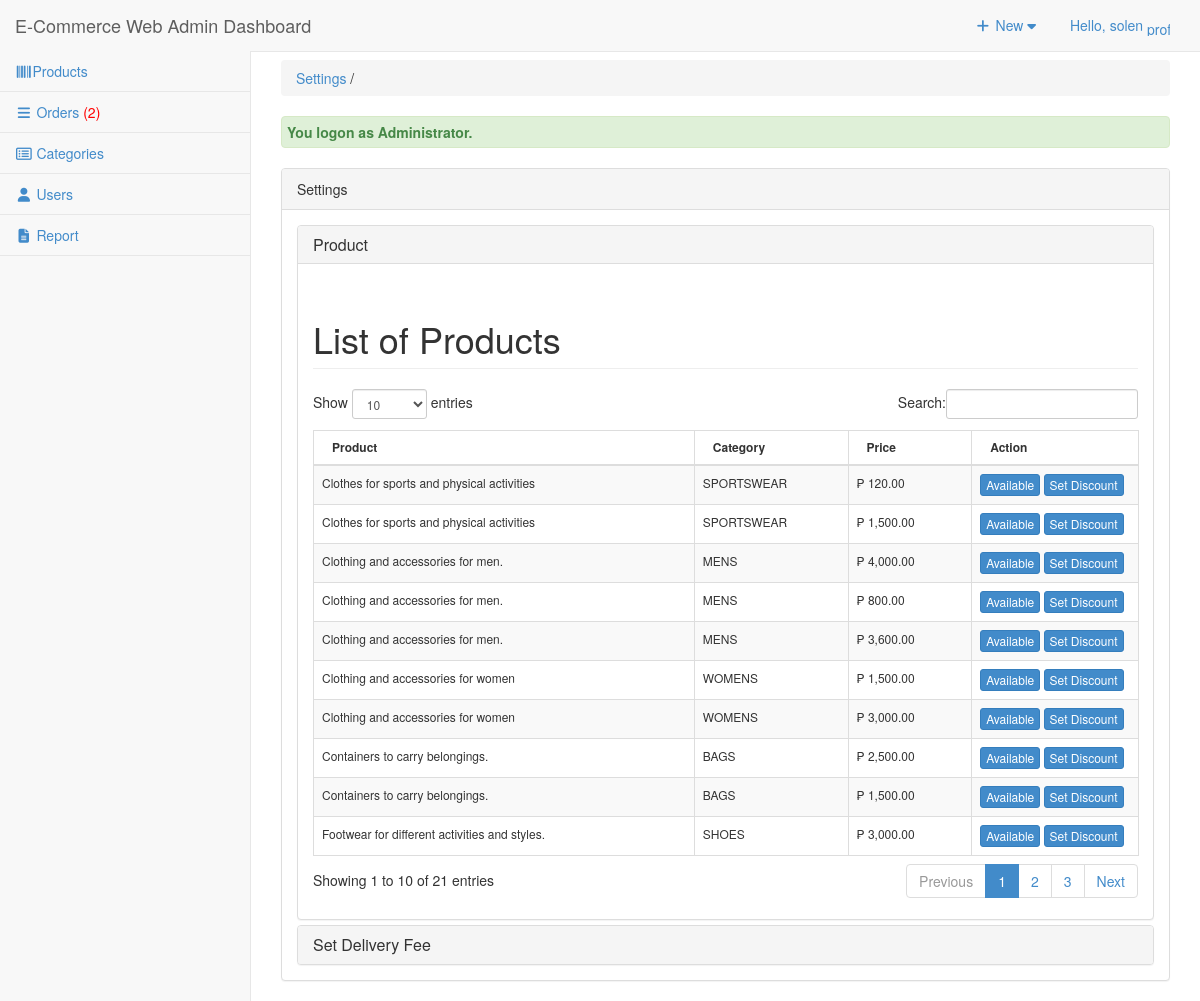
Page /admin/settings/index.php (signed in) on the committed database.
### tables this page shows
CREATE TABLE `tblpromopro` (
  `PROMOID` int(11) NOT NULL,
  `PROID` int(11) NOT NULL,
  `PRODISCOUNT` double NOT NULL,
  `PRODISPRICE` double NOT NULL,
  `PROBANNER` tinyint(4) NOT NULL,
  `PRONEW` tinyint(4) NOT NULL
);

CREATE TABLE `tblproduct` (
  `PROID` int(11) NOT NULL,
  `PRODESC` varchar(255) DEFAULT NULL,
  `INGREDIENTS` varchar(255) NOT NULL,
  `PROQTY` int(11) DEFAULT NULL,
  `ORIGINALPRICE` double NOT NULL,
  `PROPRICE` double DEFAULT NULL,
  `CATEGID` int(11) DEFAULT NULL,
  `IMAGES` varchar(255) DEFAULT NULL,
  `PROSTATS` varchar(30) DEFAULT NULL,
  `OWNERNAME` varchar(90) NOT NULL,
  `OWNERPHONE` varchar(90) NOT NULL
);

CREATE TABLE `tblcategory` (
  `CATEGID` int(11) NOT NULL,
  `CATEGORIES` varchar(255) NOT NULL,
  `USERID` int(11) NOT NULL
);

### admin/settings/index.php (called while the page is built, shortened)
<?php
require_once ("../theme/templates.php");
?>

### include/database.php (called while the page is built, shortened)
<?php
class Database {
    public $pdo;
    public $last_query;
    public function open_connection() {
        try {
            $dsn = "mysql:host=" . server . ";dbname=" . database_name . ";charset=utf8";
            $this->pdo = new PDO($dsn, user, pass, [
                PDO::ATTR_ERRMODE => PDO::ERRMODE_EXCEPTION,
                PDO::ATTR_DEFAULT_FETCH_MODE => PDO::FETCH_OBJ
            ]);
        } catch (PDOException $e) {
            echo "Problem in database connection! Contact administrator!<br>";
            echo $e->getMessage();
            exit();
        }
    }
    public function setQuery($sql='') {
        $this->last_query = $sql;
    }
    public function executeQuery($params = []) {
        try {
            $stmt = $this->pdo->prepare($this->last_query);
            $stmt->execute($params);
            return $stmt;
        } catch (PDOException $e) {
            $this->error_no = $e->getCode();
            $this->error_msg = $e->getMessage();
            return false;
        }
    }
public function loadResultList($key='') {
    $stmt = $this->executeQuery();
    $array = [];
    if ($stmt) {
        while ($row = $stmt->fetch()) {
            if ($key && isset($row->$key)) {
                $array[$row->$key] = $row;
            } else {
                $array[] = $row;
            }
        }
    }
    return $array;
}
}
$mydb = new Database();
?>

### admin/settings/listproduct.php (the view, shortened to what this page needs)
<div class="row">
     	 <div class="col-lg-12">
          <h1 class="page-header">List of Products   </h1>
     		</div>
 		 </div>
	    <form action="controller.php?action=delete" Method="POST">
	    <div class="table-responsive">
		<table id="dash-table"  class="table table-striped table-bordered table-hover "  style="font-size:12px" cellspacing="0" >
		  <thead>
		  	<tr>
		  		<th>Product</th>
		  		<th>Category</th>
		  		<th>Price</th>
		  		<th width="130">Action</th>
		  	</tr>
		  </thead>
	  <tbody>
		  	<?php
		  		$query = "SELECT * FROM `tblpromopro` pr , `tblproduct` p , `tblcategory` c
         					 WHERE pr.`PROID`=p.`PROID` AND  p.`CATEGID` = c.`CATEGID` ";
		  		$mydb->setQuery($query);
		  		$cur = $mydb->loadResultList();
				foreach ($cur as $result) {
		  		echo '<tr>';
		  		echo '<td>'.$result->PRODESC.'</td>';
		  		echo '<td>'. $result->CATEGORIES.'</td>';
		  		echo '<td> &#8369 '.  number_format($result->PRODISPRICE,2).'</td>';
		  		if ($result->PROSTATS=='Available'){
		  			$stats = 'Available';
		  		}else{
		  			$stats = 'NotAvailable';
		  		}
		  		echo
		  		 '<td align="left">
					<a href="'.web_root.'admin/settings/controller.php?action=editStatus&id='.$result->PROID.'&stats='.$stats.'" class="btn btn-primary btn-xs">'.$stats.'</a>
					<a href="setDiscount.php?id='.$result->PROID.'" data-toggle="lightbox"  class="btn btn-primary btn-xs">Set Discount</a>
		  		 </td>';
		  	}
		  	?>
		  </tbody>
		</table>
		</div>
		</form>

### admin/css/sb-admin-2.css (style rules this page uses)
body { background-color: #f8f8f8; }

### rows in the picture
tblpromopro: PROID.PRODESC "Clothes for sports and physical activities", tblcategory.CATEGORIES "SPORTSWEAR", PRODISPRICE "120.00", PROID.PROSTATS "Available"
tblpromopro: PROID.PRODESC "Clothes for sports and physical activities", tblcategory.CATEGORIES "SPORTSWEAR", PRODISPRICE "1,500.00", PROID.PROSTATS "Available"
tblpromopro: PROID.PRODESC "Clothing and accessories for men.", tblcategory.CATEGORIES "MENS", PRODISPRICE "4,000.00", PROID.PROSTATS "Available"
tblpromopro: PROID.PRODESC "Clothing and accessories for men.", tblcategory.CATEGORIES "MENS", PRODISPRICE "800.00", PROID.PROSTATS "Available"
tblpromopro: PROID.PRODESC "Clothing and accessories for men.", tblcategory.CATEGORIES "MENS", PRODISPRICE "3,600.00", PROID.PROSTATS "Available"
tblpromopro: PROID.PRODESC "Clothing and accessories for women", tblcategory.CATEGORIES "WOMENS", PRODISPRICE "1,500.00", PROID.PROSTATS "Available"
tblpromopro: PROID.PRODESC "Clothing and accessories for women", tblcategory.CATEGORIES "WOMENS", PRODISPRICE "3,000.00", PROID.PROSTATS "Available"
tblpromopro: PROID.PRODESC "Containers to carry belongings.", tblcategory.CATEGORIES "BAGS", PRODISPRICE "2,500.00", PROID.PROSTATS "Available"
tblpromopro: PROID.PRODESC "Containers to carry belongings.", tblcategory.CATEGORIES "BAGS", PRODISPRICE "1,500.00", PROID.PROSTATS "Available"
tblpromopro: PROID.PRODESC "Footwear for different activities and styles.", tblcategory.CATEGORIES "SHOES", PRODISPRICE "3,000.00", PROID.PROSTATS "Available"

### other values in the picture
$_SESSION['U_NAME'] "solen"
$res "2"
$title "Settings"
$_SESSION['message'] "You logon as Administrator."
